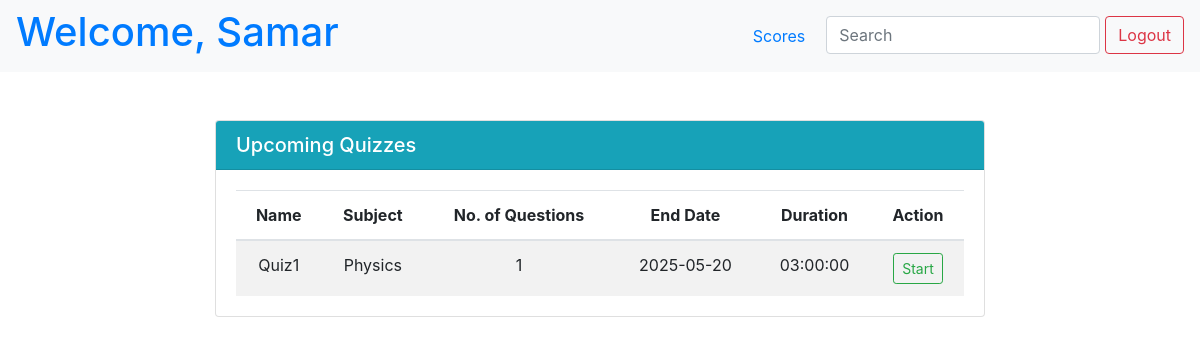
The app's page /samar (signed in), older data.
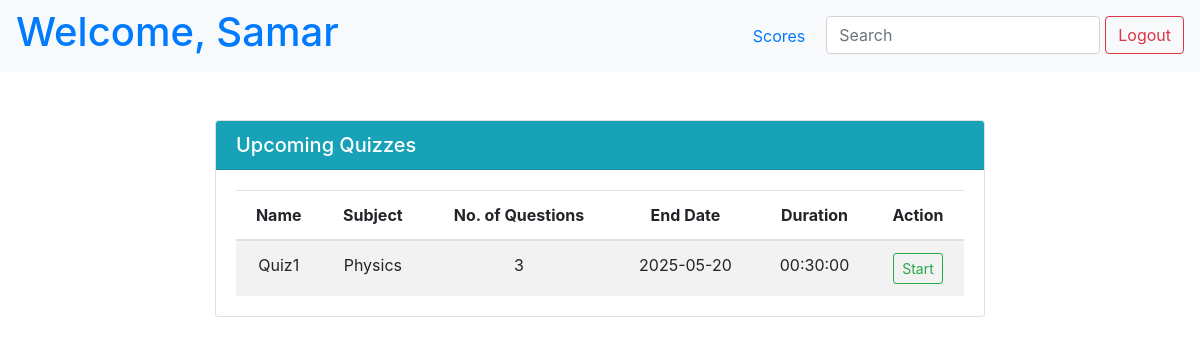
The same page, newer data.
### app.py (models this page shows)
class Quiz(db.Model):
    id = db.Column(db.Integer, primary_key=True)
    subject_id = db.Column(db.Integer, db.ForeignKey("subject.id"), nullable=False)
    name = db.Column(db.String(), nullable=False)
    quiz_date = db.Column(db.Date, nullable=False)
    time_duration = db.Column(db.Time, nullable=False)
    question = db.relationship('Quizwisequestion', backref="quiz")
    score = db.relationship('Score', backref="quiz")

class Subject(db.Model):
    id = db.Column(db.Integer, primary_key=True)
    name = db.Column(db.String(255), nullable=False)
    description = db.Column(db.String())
    chapter = db.relationship('Chapter', backref='subject')
    quiz = db.relationship('Quiz', backref="subject")

### app.py (the view)
@app.route("/<username>")
def user(username):
    user = User.query.filter_by(username=username).first()
    if user and ('username' in session and username == session["username"]):
        data = db.session.query(
            Quiz.id.label("quiz_id"),
            Subject.id.label("subject_id"),
            Quiz.name.label("quiz_name"),
            Subject.name.label("subject_name"),
            Quiz.quiz_date,
            Quiz.time_duration
        ).join(Subject, Quiz.subject_id == Subject.id).filter(
            Quiz.quiz_date > datetime.now()
        ).all()
        subject_data = []
        for row in data:
            no_of_questions = Quizwisequestion.query.filter_by(quiz_id=row.quiz_id).count()
            if no_of_questions > 0:
                subject_data.append({
                    "subject_id": row.subject_id,
                    "subject_name": row.subject_name,
                    "quiz_id": row.quiz_id,
                    "quiz_name": row.quiz_name,
                    "quiz_date": row.quiz_date,
                    "time_duration": row.time_duration,
                    "no_of_questions": no_of_questions
                })
        return render_template("user.html", user=user, data=subject_data)
    else:
        flash("Invalid credentials!", "error")
        return redirect(url_for("index"))

### app.py (called while the page is built)
@app.after_request
def add_header(response):
    response.headers['Cache-Control'] = 'no-store, no-cache, must-revalidate, post-check=0, pre-check=0, max-age=0'
    response.headers['Pragma'] = 'no-cache'
    response.headers['Expires'] = '-1'
    return response

### templates/user.html (shortened to what this page needs)
{% extends 'base.html' %}
{% block content %}
<div class="page-wrapper">
    <nav class="navbar navbar-expand-lg navbar-light bg-light">
        <a href="{{ url_for('user', username=user.username) }}" style="text-decoration: none;">
            <h1>Welcome, {{user.name}}</h1>
        </a>
        <ul class="nav ml-auto">
            <li class="nav-item">
                <a class="nav-link" href="/{{user.username}}/score">Scores</a>
            </li>
            <li class="nav-item">
                <input class="form-control" type="search" placeholder="Search" aria-label="Search" name="q"
                    hx-get="{{ url_for('user_quiz', username=user.username) }}" hx-trigger="keyup changed delay:500ms" hx-target="#search-results">
            </li>
            <li>
                <form action="/logout" class="d-inline">
                    <button type="submit" class="btn btn-outline-danger">Logout</button>
                </form>
            </li>
        </ul>
    </nav>
    <div id="search-results">
        {% if not search %}
        {% include 'upcoming_quiz.html' %}
        {% endif %}
    </div>
</div>
{% endblock %}

### templates/upcoming_quiz.html (shortened to what this page needs)
<div class="d-flex justify-content-center mt-5">
    <div class="col-md-8">
        <div class="card">
            <div class="card-header bg-info text-white d-flex align-items-center justify-content-between">
                <h5 class="card-title m-0">Upcoming Quizzes</h5>
            </div>
            <div class="card-body">
                <table class="table table-striped mb-0 text-center">
                    <thead>
                        <tr>
                            <th class="text-center">Name</th>
                            <th class="text-center">Subject</th>
                            <th class="text-center">No. of Questions</th>
                            <th class="text-center">End Date</th>
                            <th class="text-center">Duration</th>
                            <th class="text-center">Action</th>
                        </tr>
                    </thead>
                    <tbody>
                        {% for row in data %}
                        <tr>
                            <td class="text-center">{{ row.quiz_name }}</td>
                            <td class="text-center">{{ row.subject_name }}</td>
                            <td class="text-center">{{ row.no_of_questions }}</td>
                            <td class="text-center">{{ row.quiz_date }}</td>
                            <td class="text-center">{{ row.time_duration }}</td>
                            <td class="text-center">
                                <div class="d-flex justify-content-center">
                                    <form action="/quiz/{{row.quiz_id}}" method="post" class="mb-0">
                                        <button class="btn btn-outline-success btn-sm" type="submit">Start</button>
                                    </form>
                                </div>
                            </td>
                        </tr>
                        {% endfor %}
                    </tbody>
                </table>
            </div>
        </div>
    </div>
</div>

Row changes from the older to the newer data that the page shows:
changed Quiz "Quiz1": no_of_questions "1" → "3"; time_duration "03:00:00" → "00:30:00"
